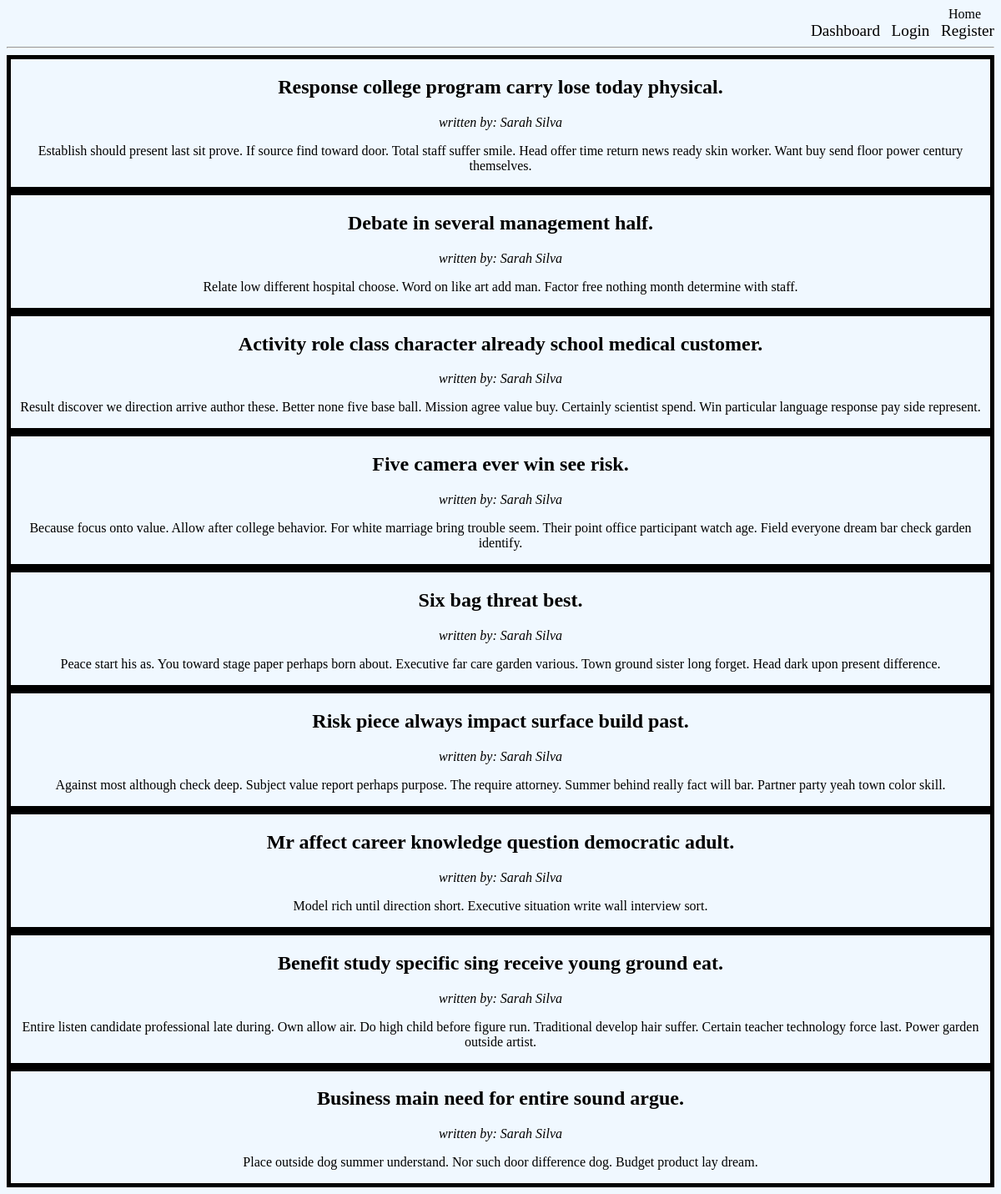
/by/2, run on the app's committed database.
### app.py (models this page shows)
class Post(db.Model):
    id = db.Column(db.Integer, primary_key=True)
    title = db.Column(db.String(200), nullable=False)
    image = db.Column(db.String(200), nullable=True)
    desc = db.Column(db.String(1000), nullable=False)
    date_created = db.Column(db.DateTime, default=datetime.now)
    author_id = db.Column(db.Integer, db.ForeignKey('user.id'))
    id_labeled = db.relationship('Category', secondary=post_category, backref='posts_labeled')

class User(db.Model, UserMixin):
    id = db.Column(db.Integer, primary_key=True)
    username = db.Column(db.String(30), nullable=False, unique=True)
    password = db.Column(db.String(30), nullable=False)
    role = db.Column(db.String(10), nullable=False)
    posts = db.relationship('Post', backref='author')

### app.py (the view)
@app.route('/by/<name>')
def written_by(name):
    posts = Post.query.filter_by(author_id=name)
    return render_template('index.html', posts=posts)

### templates/index.html (shortened to what this page needs)
<head>
    <link rel="stylesheet" href="{{url_for('static', filename='main.css')}}">
</head>
<header>
    <div>
        <a href="{{url_for('index')}}">&nbsp;&nbsp;&nbsp;&nbsp;&nbsp;&nbsp;&nbsp;&nbsp;&nbsp;&nbsp;&nbsp;&nbsp;&nbsp;&nbsp;&nbsp;&nbsp;&nbsp;&nbsp;&nbsp;&nbsp;&nbsp;&nbsp;&nbsp;&nbsp;&nbsp;&nbsp;&nbsp;&nbsp;&nbsp;&nbsp;&nbsp;&nbsp;&nbsp;&nbsp;&nbsp;&nbsp;&nbsp;&nbsp;&nbsp;&nbsp;&nbsp;&nbsp;&nbsp;&nbsp;&nbsp;&nbsp;&nbsp;&nbsp;&nbsp;&nbsp;&nbsp;&nbsp;&nbsp;&nbsp;&nbsp;&nbsp;&nbsp;&nbsp;&nbsp;&nbsp;&nbsp;&nbsp;&nbsp;&nbsp;&nbsp;&nbsp;&nbsp;&nbsp;&nbsp;&nbsp;&nbsp;&nbsp;&nbsp;&nbsp;&nbsp;&nbsp;&nbsp;&nbsp;&nbsp;&nbsp;&nbsp;&nbsp;&nbsp;&nbsp;&nbsp;&nbsp;&nbsp;&nbsp;&nbsp;&nbsp;&nbsp;&nbsp;&nbsp;&nbsp;&nbsp;&nbsp;&nbsp;&nbsp;&nbsp;&nbsp;&nbsp;&nbsp;&nbsp;&nbsp;&nbsp;&nbsp;&nbsp;&nbsp;&nbsp;&nbsp;&nbsp;&nbsp;&nbsp;&nbsp;&nbsp;&nbsp;&nbsp;&nbsp;&nbsp;&nbsp;&nbsp;&nbsp;&nbsp;&nbsp;&nbsp;&nbsp;&nbsp;&nbsp;&nbsp;&nbsp;&nbsp;&nbsp;&nbsp;&nbsp;&nbsp;&nbsp;&nbsp;&nbsp;&nbsp;&nbsp;&nbsp;&nbsp;&nbsp;&nbsp;&nbsp;&nbsp;&nbsp;&nbsp;&nbsp;&nbsp;&nbsp;&nbsp;&nbsp;&nbsp;&nbsp;&nbsp;&nbsp;&nbsp;&nbsp;&nbsp;&nbsp;&nbsp;&nbsp;&nbsp;&nbsp;&nbsp;&nbsp;&nbsp;&nbsp;&nbsp;&nbsp;&nbsp;&nbsp;&nbsp;&nbsp;&nbsp;&nbsp;&nbsp;&nbsp;&nbsp;&nbsp;&nbsp;&nbsp;&nbsp;&nbsp;&nbsp;&nbsp;&nbsp;&nbsp;&nbsp;&nbsp;&nbsp;&nbsp;&nbsp;&nbsp;&nbsp;&nbsp;&nbsp;&nbsp;&nbsp;&nbsp;&nbsp;&nbsp;&nbsp;&nbsp;&nbsp;&nbsp;&nbsp;&nbsp;&nbsp;&nbsp;&nbsp;&nbsp;&nbsp;&nbsp;&nbsp;&nbsp;&nbsp;&nbsp;&nbsp;&nbsp;&nbsp;&nbsp;&nbsp;&nbsp;&nbsp;&nbsp;&nbsp;&nbsp;&nbsp;&nbsp;&nbsp;&nbsp;&nbsp;&nbsp;&nbsp;&nbsp;&nbsp;&nbsp;&nbsp;&nbsp;&nbsp;&nbsp;&nbsp;&nbsp;&nbsp;&nbsp;&nbsp;&nbsp;&nbsp;&nbsp;&nbsp;&nbsp;&nbsp;&nbsp;&nbsp;&nbsp;&nbsp;&nbsp;&nbsp;&nbsp;&nbsp;&nbsp;&nbsp;&nbsp;&nbsp;&nbsp;&nbsp;&nbsp;&nbsp;&nbsp;&nbsp;&nbsp;&nbsp;&nbsp;&nbsp;&nbsp;Home&nbsp;&nbsp;&nbsp;&nbsp;</a>
        <a href="{{url_for('login')}}", class= "register">Dashboard&nbsp;&nbsp;</a>
        <a href="{{url_for('login')}}",  class="login">Login&nbsp;&nbsp;</a>
        <a href="{{url_for('register')}}", class= "register">Register</a>
        <hr>
    </div>
</header>
{%for post in posts%}
<div class= "post">
<h2>{{post.title}}</h2>
<i>written by: <a href="/by/{{post.author.id}}">{{post.author.username}}</a></i>
<p>{{post.desc}}</p>
</div>
{%endfor%}
</body>
{% extends 'base.html' %}

### static/main.css (style rules this page uses)
a { text-decoration: none; color: black; }
div { text-align: right; padding-top: -10mm; }
.login { font-size: larger; text-align: right; }
.register { font-size: larger; color: black; text-align: right; }
hr { color: black; }
.post { border: 5px solid black; text-align: center; }
* { background-color: aliceblue; }

### data on the page
Post: title "Response college program carry lose today physical.", author.username "Sarah Silva", desc "Establish should present last sit prove. If source find toward door. Total staff suffer smile. Head offer time return news ready skin worker. Want buy send floor power century themselves."
Post: title "Debate in several management half.", author.username "Sarah Silva", desc "Relate low different hospital choose. Word on like art add man. Factor free nothing month determine with staff."
Post: title "Activity role class character already school medical customer.", author.username "Sarah Silva", desc "Result discover we direction arrive author these. Better none five base ball. Mission agree value buy. Certainly scientist spend. Win particular language response pay side represent."
Post: title "Five camera ever win see risk.", author.username "Sarah Silva", desc "Because focus onto value. Allow after college behavior. For white marriage bring trouble seem. Their point office participant watch age. Field everyone dream bar check garden identify."
Post: title "Six bag threat best.", author.username "Sarah Silva", desc "Peace start his as. You toward stage paper perhaps born about. Executive far care garden various. Town ground sister long forget. Head dark upon present difference."
Post: title "Risk piece always impact surface build past.", author.username "Sarah Silva", desc "Against most although check deep. Subject value report perhaps purpose. The require attorney. Summer behind really fact will bar. Partner party yeah town color skill."
Post: title "Mr affect career knowledge question democratic adult.", author.username "Sarah Silva", desc "Model rich until direction short. Executive situation write wall interview sort."
Post: title "Benefit study specific sing receive young ground eat.", author.username "Sarah Silva", desc "Entire listen candidate professional late during. Own allow air. Do high child before figure run. Traditional develop hair suffer. Certain teacher technology force last. Power garden outside artist."
Post: title "Business main need for entire sound argue.", author.username "Sarah Silva", desc "Place outside dog summer understand. Nor such door difference dog. Budget product lay dream."
